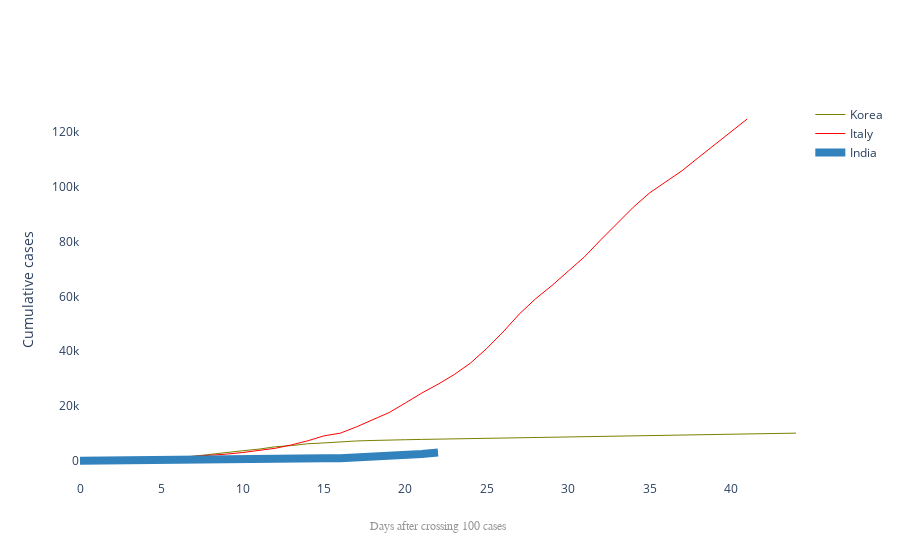

This figure's notebook cell:
### Code cell
title='Main source for news'
labels=['Korea','Italy','India']
colors=['rgb(122,128,0)','rgb(255,0,0)','rgb(49,130,189)']

mode_size =[10,10,12]
line_size=[1,1,8]

fig=go.Figure()
fig.add_trace(go.Scatter(x=dbd_Korea['Days after surpassing 100 cases'],
                        y=dbd_Korea['Total Cases'],mode='lines',
                        name=labels[0],
                        line=dict(color=colors[0],width=line_size[0]),
                        connectgaps=True))

fig.add_trace(go.Scatter(x=dbd_Italy['Days after surpassing 100 cases'],
                        y=dbd_Italy['Total Cases'],mode='lines',
                        name=labels[1],
                        line=dict(color=colors[1],width=line_size[1]),
                        connectgaps=True))

fig.add_trace(go.Scatter(x=dbd_India['Days after surpassing 100 cases'],
                        y=dbd_India['Total Cases'],mode='lines',
                        name=labels[2],
                        line=dict(color=colors[2],width=line_size[2]),
                        connectgaps=True))

annotations= []

annotations.append(dict(xref='paper',yref='paper',x=0.5,y=-0.1,
                       xanchor='center',yanchor='top',
                       text='Days after crossing 100 cases',
                       font=dict(family='Arial',
                                 size=12,
                                 color='rgb(150,150,150)'),
                       showarrow=False))

fig.update_layout(annotations=annotations,plot_bgcolor='white',yaxis_title='Cumulative cases')
fig.show()

### Figure 1 — Plotly figure (JSON) as saved in the notebook; plotly's stock layout.template omitted (floating-point values rounded to 4 significant figures)
{"data": [{"connectgaps": true, "line": {"color": "rgb(122,128,0)", "width": 1}, "mode": "lines", "name": "Korea", "type": "scatter", "x": [null, null, null, null, null, null, null, null, null, null, null, null, null, null, null, null, null, null, null, null, null, null, null, null, null, null, null, null, null, null, null, 0, 1, 2, 3, 4, 5, 6, 7, 8, 9, 10, 11, 12, 13, 14, 15, 16, 17, 18, 19, 20, 21, 22, 23, 24, 25, 26, 27, 28, 29, 30, 31, 32, 33, 34, 35, 36, 37, 38, 39, 40, 41, 42, 43, 44], "y": [1, 1, 1, 1, 2, 2, 3, 4, 4, 4, 6, 11, 12, 15, 15, 16, 19, 23, 24, 24, 27, 27, 28, 28, 28, 28, 28, 29, 30, 31, 58, 111, 209, 436, 602, 833, 977, 1261, 1766, 2337, 3150, 3736, 4335, 5186, 5621, 6284, 6593, 7041, 7313, 7478, 7513, 7755, 7869, 7979, 8086, 8162, 8236, 8320, 8413, 8565, 8652, 8799, 8961, 8961, 9037, 9137, 9241, 9332, 9478, 9583, 9661, 9786, 9887, 9976, 10062, 10156]}, {"connectgaps": true, "line": {"color": "rgb(255,0,0)", "width": 1}, "mode": "lines", "name": "Italy", "type": "scatter", "x": [null, null, null, null, null, null, null, null, null, null, null, null, null, null, null, null, null, null, null, null, null, null, null, null, 0, 1, 2, 3, 4, 5, 6, 7, 8, 9, 10, 11, 12, 13, 14, 15, 16, 17, 18, 19, 20, 21, 22, 23, 24, 25, 26, 27, 28, 29, 30, 31, 32, 33, 34, 35, 36, 37, 38, 39, 40, 41], "y": [2, 2, 2, 2, 2, 2, 3, 3, 3, 3, 3, 3, 3, 3, 3, 3, 3, 3, 3, 3, 3, 3, 20, 79, 157, 229, 323, 470, 655, 889, 1128, 1701, 2036, 2502, 3089, 3858, 4636, 5883, 7375, 9172, 10149, 12462, 15113, 17660, 21157, 24747, 27980, 31506, 35713, 41035, 47021, 53578, 59138, 63927, 69176, 74386, 80589, 86498, 92472, 97689, 101739, 105792, 110574, 115242, 119827, 124632]}, {"connectgaps": true, "line": {"color": "rgb(49,130,189)", "width": 8}, "mode": "lines", "name": "India", "type": "scatter", "x": [null, null, null, null, null, null, null, null, null, null, null, null, null, null, null, null, null, null, null, null, null, null, null, null, null, null, null, null, null, null, null, null, null, null, null, null, null, null, null, null, null, null, null, null, 0, 1, 2, 3, 4, 5, 6, 7, 8, 9, 10, 11, 12, 13, 14, 15, 16, 17, 18, 19, 20, 21, 22], "y": [1, 1, 1, 2, 3, 3, 3, 3, 3, 3, 3, 3, 3, 3, 3, 3, 3, 3, 3, 3, 3, 3, 3, 3, 3, 3, 3, 3, 3, 3, 3, 3, 6, 9, 28, 30, 31, 34, 39, 43, 56, 62, 73, 82, 102, 113, 119, 142, 156, 194, 244, 330, 396, 499, 536, 562, 657, 727, 887, 987, 1024, 1251, 1397, 1998, 2543, 2567, 3082]}], "layout": {"annotations": [{"font": {"color": "rgb(150,150,150)", "family": "Arial", "size": 12}, "showarrow": false, "text": "Days after crossing 100 cases", "x": 0.5, "xanchor": "center", "xref": "paper", "y": -0.1, "yanchor": "top", "yref": "paper"}], "plot_bgcolor": "white", "yaxis": {"title": {"text": "Cumulative cases"}}}}
